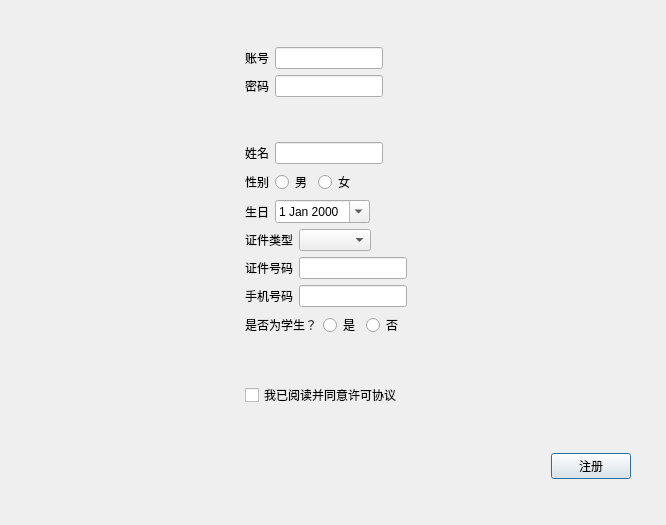
<?xml version="1.0" encoding="UTF-8"?>
<ui version="4.0">
 <class>Dialog</class>
 <widget class="QDialog" name="Dialog">
  <property name="geometry">
   <rect>
    <x>0</x>
    <y>0</y>
    <width>666</width>
    <height>525</height>
   </rect>
  </property>
  <property name="windowTitle">
   <string>Dialog</string>
  </property>
  <widget class="QWidget" name="verticalLayoutWidget_4">
   <property name="geometry">
    <rect>
     <x>60</x>
     <y>7</y>
     <width>571</width>
     <height>511</height>
    </rect>
   </property>
   <layout class="QVBoxLayout" name="verticalLayout_4">
    <item>
     <layout class="QHBoxLayout" name="horizontalLayout_12">
      <item>
       <spacer name="horizontalSpacer_12">
        <property name="orientation">
         <enum>Qt::Horizontal</enum>
        </property>
        <property name="sizeHint" stdset="0">
         <size>
          <width>40</width>
          <height>20</height>
         </size>
        </property>
       </spacer>
      </item>
      <item>
       <layout class="QVBoxLayout" name="verticalLayout_3">
        <item>
         <spacer name="verticalSpacer_2">
          <property name="orientation">
           <enum>Qt::Vertical</enum>
          </property>
          <property name="sizeHint" stdset="0">
           <size>
            <width>20</width>
            <height>40</height>
           </size>
          </property>
         </spacer>
        </item>
        <item>
         <layout class="QVBoxLayout" name="verticalLayout">
          <item>
           <layout class="QHBoxLayout" name="horizontalLayout">
            <item>
             <widget class="QLabel" name="label">
              <property name="text">
               <string>账号</string>
              </property>
             </widget>
            </item>
            <item>
             <widget class="QLineEdit" name="lineEdit"/>
            </item>
            <item>
             <spacer name="horizontalSpacer">
              <property name="orientation">
               <enum>Qt::Horizontal</enum>
              </property>
              <property name="sizeHint" stdset="0">
               <size>
                <width>40</width>
                <height>20</height>
               </size>
              </property>
             </spacer>
            </item>
           </layout>
          </item>
          <item>
           <layout class="QHBoxLayout" name="horizontalLayout_2">
            <item>
             <widget class="QLabel" name="label_2">
              <property name="text">
               <string>密码</string>
              </property>
             </widget>
            </item>
            <item>
             <widget class="QLineEdit" name="lineEdit_2">
              <property name="echoMode">
               <enum>QLineEdit::Password</enum>
              </property>
             </widget>
            </item>
            <item>
             <spacer name="horizontalSpacer_2">
              <property name="orientation">
               <enum>Qt::Horizontal</enum>
              </property>
              <property name="sizeHint" stdset="0">
               <size>
                <width>40</width>
                <height>20</height>
               </size>
              </property>
             </spacer>
            </item>
           </layout>
          </item>
         </layout>
        </item>
        <item>
         <layout class="QVBoxLayout" name="verticalLayout_2">
          <item>
           <spacer name="verticalSpacer">
            <property name="orientation">
             <enum>Qt::Vertical</enum>
            </property>
            <property name="sizeHint" stdset="0">
             <size>
              <width>20</width>
              <height>40</height>
             </size>
            </property>
           </spacer>
          </item>
          <item>
           <layout class="QHBoxLayout" name="horizontalLayout_3">
            <item>
             <widget class="QLabel" name="label_3">
              <property name="text">
               <string>姓名</string>
              </property>
             </widget>
            </item>
            <item>
             <widget class="QLineEdit" name="lineEdit_3"/>
            </item>
            <item>
             <spacer name="horizontalSpacer_3">
              <property name="orientation">
               <enum>Qt::Horizontal</enum>
              </property>
              <property name="sizeHint" stdset="0">
               <size>
                <width>40</width>
                <height>20</height>
               </size>
              </property>
             </spacer>
            </item>
           </layout>
          </item>
          <item>
           <layout class="QHBoxLayout" name="horizontalLayout_4">
            <item>
             <widget class="QLabel" name="label_4">
              <property name="text">
               <string>性别</string>
              </property>
             </widget>
            </item>
            <item>
             <widget class="QRadioButton" name="radioButton">
              <property name="text">
               <string>男</string>
              </property>
              <attribute name="buttonGroup">
               <string notr="true">buttonGroup_gender</string>
              </attribute>
             </widget>
            </item>
            <item>
             <widget class="QRadioButton" name="radioButton_2">
              <property name="text">
               <string>女</string>
              </property>
              <attribute name="buttonGroup">
               <string notr="true">buttonGroup_gender</string>
              </attribute>
             </widget>
            </item>
            <item>
             <spacer name="horizontalSpacer_4">
              <property name="orientation">
               <enum>Qt::Horizontal</enum>
              </property>
              <property name="sizeHint" stdset="0">
               <size>
                <width>40</width>
                <height>20</height>
               </size>
              </property>
             </spacer>
            </item>
           </layout>
          </item>
          <item>
           <layout class="QHBoxLayout" name="horizontalLayout_5">
            <item>
             <widget class="QLabel" name="label_5">
              <property name="text">
               <string>生日</string>
              </property>
             </widget>
            </item>
            <item>
             <widget class="QDateEdit" name="dateEdit">
              <property name="calendarPopup">
               <bool>true</bool>
              </property>
             </widget>
            </item>
            <item>
             <spacer name="horizontalSpacer_5">
              <property name="orientation">
               <enum>Qt::Horizontal</enum>
              </property>
              <property name="sizeHint" stdset="0">
               <size>
                <width>40</width>
                <height>20</height>
               </size>
              </property>
             </spacer>
            </item>
           </layout>
          </item>
          <item>
           <layout class="QHBoxLayout" name="horizontalLayout_6">
            <item>
             <widget class="QLabel" name="label_6">
              <property name="text">
               <string>证件类型</string>
              </property>
             </widget>
            </item>
            <item>
             <widget class="QComboBox" name="comboBox">
              <property name="currentText">
               <string/>
              </property>
             </widget>
            </item>
            <item>
             <spacer name="horizontalSpacer_6">
              <property name="orientation">
               <enum>Qt::Horizontal</enum>
              </property>
              <property name="sizeHint" stdset="0">
               <size>
                <width>40</width>
                <height>20</height>
               </size>
              </property>
             </spacer>
            </item>
           </layout>
          </item>
          <item>
           <layout class="QHBoxLayout" name="horizontalLayout_7">
            <item>
             <widget class="QLabel" name="label_7">
              <property name="text">
               <string>证件号码</string>
              </property>
             </widget>
            </item>
            <item>
             <widget class="QLineEdit" name="lineEdit_4"/>
            </item>
            <item>
             <spacer name="horizontalSpacer_7">
              <property name="orientation">
               <enum>Qt::Horizontal</enum>
              </property>
              <property name="sizeHint" stdset="0">
               <size>
                <width>40</width>
                <height>20</height>
               </size>
              </property>
             </spacer>
            </item>
           </layout>
          </item>
          <item>
           <layout class="QHBoxLayout" name="horizontalLayout_8">
            <item>
             <widget class="QLabel" name="label_8">
              <property name="text">
               <string>手机号码</string>
              </property>
             </widget>
            </item>
            <item>
             <widget class="QLineEdit" name="lineEdit_5"/>
            </item>
            <item>
             <spacer name="horizontalSpacer_8">
              <property name="orientation">
               <enum>Qt::Horizontal</enum>
              </property>
              <property name="sizeHint" stdset="0">
               <size>
                <width>40</width>
                <height>20</height>
               </size>
              </property>
             </spacer>
            </item>
           </layout>
          </item>
          <item>
           <layout class="QHBoxLayout" name="horizontalLayout_9">
            <item>
             <widget class="QLabel" name="label_9">
              <property name="text">
               <string>是否为学生？</string>
              </property>
             </widget>
            </item>
            <item>
             <widget class="QRadioButton" name="radioButton_3">
              <property name="text">
               <string>是</string>
              </property>
              <attribute name="buttonGroup">
               <string notr="true">buttonGroup_student</string>
              </attribute>
             </widget>
            </item>
            <item>
             <widget class="QRadioButton" name="radioButton_4">
              <property name="text">
               <string>否</string>
              </property>
              <attribute name="buttonGroup">
               <string notr="true">buttonGroup_student</string>
              </attribute>
             </widget>
            </item>
            <item>
             <spacer name="horizontalSpacer_9">
              <property name="orientation">
               <enum>Qt::Horizontal</enum>
              </property>
              <property name="sizeHint" stdset="0">
               <size>
                <width>40</width>
                <height>20</height>
               </size>
              </property>
             </spacer>
            </item>
           </layout>
          </item>
         </layout>
        </item>
        <item>
         <spacer name="verticalSpacer_3">
          <property name="orientation">
           <enum>Qt::Vertical</enum>
          </property>
          <property name="sizeHint" stdset="0">
           <size>
            <width>20</width>
            <height>40</height>
           </size>
          </property>
         </spacer>
        </item>
        <item>
         <layout class="QHBoxLayout" name="horizontalLayout_10">
          <item>
           <widget class="QCheckBox" name="checkBox">
            <property name="text">
             <string>我已阅读并同意许可协议</string>
            </property>
           </widget>
          </item>
          <item>
           <spacer name="horizontalSpacer_10">
            <property name="orientation">
             <enum>Qt::Horizontal</enum>
            </property>
            <property name="sizeHint" stdset="0">
             <size>
              <width>40</width>
              <height>20</height>
             </size>
            </property>
           </spacer>
          </item>
         </layout>
        </item>
        <item>
         <spacer name="verticalSpacer_4">
          <property name="orientation">
           <enum>Qt::Vertical</enum>
          </property>
          <property name="sizeHint" stdset="0">
           <size>
            <width>20</width>
            <height>40</height>
           </size>
          </property>
         </spacer>
        </item>
       </layout>
      </item>
      <item>
       <spacer name="horizontalSpacer_13">
        <property name="orientation">
         <enum>Qt::Horizontal</enum>
        </property>
        <property name="sizeHint" stdset="0">
         <size>
          <width>40</width>
          <height>20</height>
         </size>
        </property>
       </spacer>
      </item>
     </layout>
    </item>
    <item>
     <layout class="QHBoxLayout" name="horizontalLayout_11">
      <item>
       <spacer name="horizontalSpacer_11">
        <property name="orientation">
         <enum>Qt::Horizontal</enum>
        </property>
        <property name="sizeHint" stdset="0">
         <size>
          <width>40</width>
          <height>20</height>
         </size>
        </property>
       </spacer>
      </item>
      <item>
       <widget class="QPushButton" name="pushButton">
        <property name="text">
         <string>注册</string>
        </property>
       </widget>
      </item>
     </layout>
    </item>
    <item>
     <spacer name="verticalSpacer_5">
      <property name="orientation">
       <enum>Qt::Vertical</enum>
      </property>
      <property name="sizeHint" stdset="0">
       <size>
        <width>20</width>
        <height>40</height>
       </size>
      </property>
     </spacer>
    </item>
   </layout>
  </widget>
 </widget>
 <resources/>
 <connections/>
 <buttongroups>
  <buttongroup name="buttonGroup_gender"/>
  <buttongroup name="buttonGroup_student"/>
 </buttongroups>
</ui>
